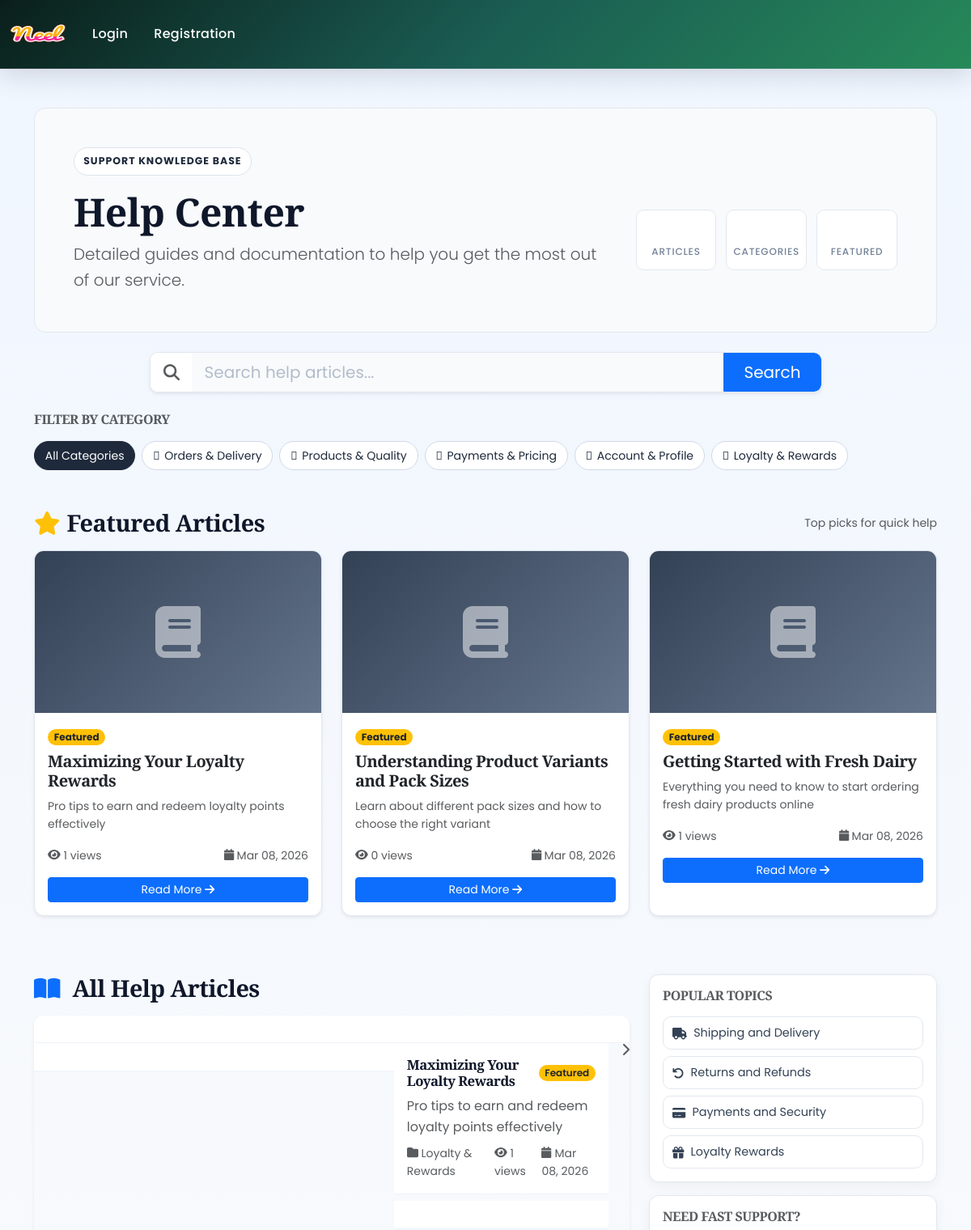
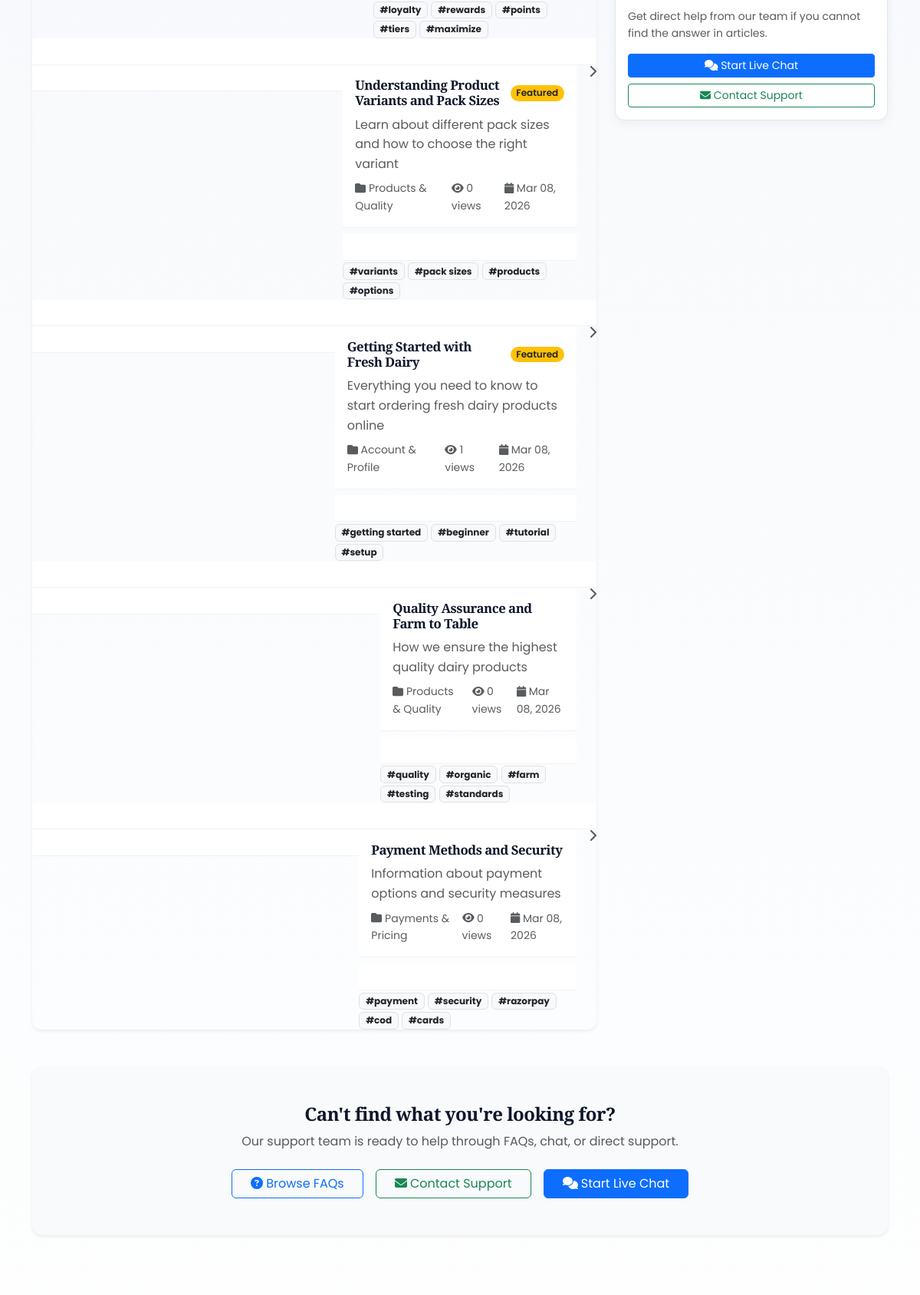
Screenshot of /help/ (upper part) with the database file from the repository (2 pictures, top to bottom).
### app/models.py (models this page shows, shortened)
class FAQCategory(models.Model):
    name = models.CharField(max_length=100)
    slug = models.SlugField(unique=True)
    description = models.TextField(blank=True)
    icon = models.CharField(max_length=50, blank=True, help_text="Font Awesome icon class (e.g., fa-shopping-cart)")
    order = models.PositiveIntegerField(default=0, help_text="Display order (lower numbers first)")
    is_active = models.BooleanField(default=True)
    created_at = models.DateTimeField(auto_now_add=True)
    class Meta:
        verbose_name = "FAQ Category"
        verbose_name_plural = "FAQ Categories"
        ordering = ['order', 'name']

class HelpArticle(models.Model):
    title = models.CharField(max_length=200)
    slug = models.SlugField(unique=True)
    category = models.ForeignKey(FAQCategory, on_delete=models.SET_NULL, null=True, blank=True, related_name='articles')
    content = models.TextField()
    summary = models.CharField(max_length=300, blank=True, help_text="Brief summary for listings")
    author = models.ForeignKey(User, on_delete=models.SET_NULL, null=True, blank=True)
    featured_image = models.ImageField(upload_to='help_articles/', blank=True, null=True)
    tags = models.CharField(max_length=200, blank=True, help_text="Comma-separated tags")
    views = models.PositiveIntegerField(default=0)
    helpful_count = models.PositiveIntegerField(default=0)
    not_helpful_count = models.PositiveIntegerField(default=0)
    is_published = models.BooleanField(default=True)
    is_featured = models.BooleanField(default=False)
    created_at = models.DateTimeField(auto_now_add=True)
    updated_at = models.DateTimeField(auto_now=True)
    class Meta:
        verbose_name = "Help Article"
        verbose_name_plural = "Help Articles"
        ordering = ['-is_featured', '-created_at']
    def get_tags_list(self):
        return [tag.strip() for tag in self.tags.split(',') if tag.strip()]

### app/views.py (the view, shortened to what this page needs)
# urls.py: path('help/', views.help_center, name='help-center'),
def help_center(request):
    search_query = request.GET.get('q', '').strip()
    category_slug = request.GET.get('category', '')
    tag = request.GET.get('tag', '')
    articles = HelpArticle.objects.filter(is_published=True)
    if category_slug:
        articles = articles.filter(category__slug=category_slug)
    if tag:
        articles = articles.filter(tags__icontains=tag)
    featured_articles = None
    if not search_query and not category_slug and not tag:
        featured_articles = HelpArticle.objects.filter(
            is_published=True,
            is_featured=True
        )[:3]
    categories = FAQCategory.objects.filter(is_active=True)
    totalitem = 0
    if request.user.is_authenticated:
        totalitem = len(Cart.objects.filter(user=request.user))
    context = {
        'articles': articles,
        'featured_articles': featured_articles,
        'categories': categories,
        'search_query': search_query,
        'selected_category': category_slug,
        'selected_tag': tag,
        'totalitem': totalitem,
    }
    return render(request, 'app/help_center.html', context)

### app/context_processors.py (called while the page is built)
def cart_item_count(request):
    totalitem = 0
    if request.user.is_authenticated:
        totalitem = Cart.objects.filter(user=request.user).count()
    return {'totalitem': totalitem}

### app/templates/app/help_center.html (shortened to what this page needs)
{% extends 'app/base.html' %}
{% load static %}
{% block main-content %}
<div class="container my-5">
    <div class="help-hero mb-4 p-4 p-md-5">
        <div class="row align-items-center g-4">
            <div class="col-lg-8 text-center text-lg-start">
                <div class="hero-badge mb-3">Support Knowledge Base</div>
                <h1 class="display-5 fw-bold mb-2">Help Center</h1>
                <p class="lead text-muted mb-0">Detailed guides and documentation to help you get the most out of our service.</p>
            </div>
            <div class="col-lg-4">
                <div class="hero-stats">
                    <div class="stat-item">
                        <div class="stat-value">{{ articles.count }}</div>
                        <div class="stat-label">Articles</div>
                    </div>
                    <div class="stat-item">
                        <div class="stat-value">{{ categories|length }}</div>
                        <div class="stat-label">Categories</div>
                    </div>
                    <div class="stat-item">
                        <div class="stat-value">{{ featured_articles|length|default:0 }}</div>
                        <div class="stat-label">Featured</div>
                    </div>
                </div>
            </div>
        </div>
    </div>
    <div class="row justify-content-center mb-4">
        <div class="col-lg-9">
            <form method="get" action="{% url 'help-center' %}">
                <div class="input-group input-group-lg shadow-sm search-wrap">
                    <span class="input-group-text bg-white border-0 ps-3">
                        <i class="fas fa-search text-muted"></i>
                    </span>
                    <input type="text" class="form-control border-0" name="q" placeholder="Search help articles..."
                           value="{{ search_query }}" aria-label="Search help articles">
                    <button class="btn btn-primary px-4" type="submit">
                        Search
                    </button>
                </div>
            </form>
        </div>
    </div>
    {% if categories %}
    <div class="row mb-5">
        <div class="col-12">
            <h6 class="text-uppercase text-muted fw-bold mb-3">Filter by Category</h6>
            <div class="d-flex flex-wrap gap-2 category-chips">
                <a href="{% url 'help-center' %}" class="chip {% if not selected_category %}chip-active{% endif %}">
                    All Categories
                </a>
                {% for category in categories %}
                <a href="{% url 'help-center' %}?category={{ category.slug }}"
                   class="chip {% if selected_category == category.slug %}chip-active{% endif %}">
                    {% if category.icon %}<i class="{{ category.icon }}"></i>{% endif %}
                    {{ category.name }}
                </a>
                {% endfor %}
            </div>
        </div>
    </div>
    {% endif %}
    {% if featured_articles and not search_query %}
    <div class="row mb-5">
        <div class="col-12">
            <div class="section-head d-flex justify-content-between align-items-center mb-3">
                <h3 class="mb-0"><i class="fas fa-star text-warning me-2"></i>Featured Articles</h3>
                <span class="small text-muted">Top picks for quick help</span>
            </div>
            <div class="row">
                {% for article in featured_articles %}
                <div class="col-md-4 mb-4">
                    <div class="card h-100 shadow-sm hover-lift article-card">
                        {% if article.featured_image %}
                        <img src="{{ article.featured_image.url }}" class="card-img-top" alt="{{ article.title }}" style="height: 200px; object-fit: cover;">
                        {% else %}
                        <div class="card-img-top article-placeholder d-flex align-items-center justify-content-center" style="height: 200px;">
                            <i class="fas fa-book fa-4x text-white opacity-50"></i>
                        </div>
                        {% endif %}
                        <div class="card-body">
                            <span class="badge rounded-pill bg-warning text-dark mb-2">Featured</span>
                            <h5 class="card-title mb-2">{{ article.title }}</h5>
                            <p class="card-text text-muted small">
                                {{ article.summary|default:article.content|truncatewords:20 }}
                            </p>
                            <div class="d-flex justify-content-between align-items-center text-muted small mb-3">
                                <span><i class="fas fa-eye"></i> {{ article.views }} views</span>
                                <span><i class="fas fa-calendar"></i> {{ article.created_at|date:"M d, Y" }}</span>
                            </div>
                            <a href="{% url 'help-article-detail' article.slug %}" class="btn btn-primary btn-sm w-100">
                                Read More <i class="fas fa-arrow-right"></i>
                            </a>
                        </div>
                    </div>
                </div>
                {% endfor %}
            </div>
        </div>
    </div>
    {% endif %}
    {% if articles %}
    <div class="row g-4">
        <div class="col-lg-8">
            <h3 class="mb-3"><i class="fas fa-book-open text-primary me-2"></i>
                {% if search_query %}
                    Search Results ({{ articles.count }} articles)
                {% elif selected_category %}
                    Articles in {{ selected_category|title }}
                {% else %}
                    All Help Articles
                {% endif %}
            </h3>
            <div class="list-group shadow-sm article-list-wrap">
                {% for article in articles %}
                <a href="{% url 'help-article-detail' article.slug %}" class="list-group-item list-group-item-action article-item">
                    <div class="d-flex w-100 justify-content-between align-items-start">
                        <div class="flex-grow-1">
                            <div class="d-flex align-items-center mb-2">
                                <h5 class="mb-0">{{ article.title }}</h5>
                                {% if article.is_featured %}
                                <span class="badge rounded-pill bg-warning text-dark ms-2">Featured</span>
                                {% endif %}
                            </div>
                            <p class="mb-2 text-muted">
                                {{ article.summary|default:article.content|truncatewords:30 }}
                            </p>
                            <div class="d-flex gap-3 text-muted small">
                                {% if article.category %}
                                <span><i class="fas fa-folder"></i> {{ article.category.name }}</span>
                                {% endif %}
                                <span><i class="fas fa-eye"></i> {{ article.views }} views</span>
                                <span><i class="fas fa-calendar"></i> {{ article.created_at|date:"M d, Y" }}</span>
                            </div>
                            {% if article.tags %}
                            <div class="mt-2">
                                {% for tag in article.get_tags_list %}
                                <a href="{% url 'help-center' %}?tag={{ tag }}" class="badge bg-light text-dark text-decoration-none border">
                                    #{{ tag }}
                                </a>
                                {% endfor %}
                            </div>
                            {% endif %}
                        </div>
                        <i class="fas fa-chevron-right text-muted ms-3"></i>
                    </div>
                </a>
                {% endfor %}
            </div>
        </div>
        <div class="col-lg-4">
            <div class="side-panel mb-3">
                <h6 class="text-uppercase text-muted fw-bold mb-3">Popular Topics</h6>
                <div class="d-grid gap-2">
                    <a href="{% url 'help-center' %}?q=shipping" class="topic-link"><i class="fas fa-truck"></i> Shipping and Delivery</a>
                    <a href="{% url 'help-center' %}?q=returns" class="topic-link"><i class="fas fa-undo"></i> Returns and Refunds</a>
                    <a href="{% url 'help-center' %}?q=payment" class="topic-link"><i class="fas fa-credit-card"></i> Payments and Security</a>
                    <a href="{% url 'help-center' %}?q=loyalty" class="topic-link"><i class="fas fa-gift"></i> Loyalty Rewards</a>
                </div>
            </div>
            <div class="side-panel">
                <h6 class="text-uppercase text-muted fw-bold mb-3">Need Fast Support?</h6>
                <p class="small text-muted mb-3">Get direct help from our team if you cannot find the answer in articles.</p>
                <div class="d-grid gap-2">
                    <a href="{% url 'live-chat' %}" class="btn btn-primary btn-sm"><i class="fas fa-comments"></i> Start Live Chat</a>
                    <a href="{% url 'contact' %}" class="btn btn-outline-success btn-sm"><i class="fas fa-envelope"></i> Contact Support</a>
                </div>
            </div>
        </div>
    </div>
    {% elif search_query %}
    <div class="alert alert-info text-center shadow-sm border-0">
        <i class="fas fa-info-circle"></i> No articles found for "{{ search_query }}". Try different keywords or browse categories.
    </div>
    {% endif %}
    <div class="row mt-5">
        <div class="col-12">
            <div class="card quick-help-card shadow-sm border-0">
                <div class="card-body text-center py-5">
                    <h4 class="mb-2">Can't find what you're looking for?</h4>
                    <p class="text-muted mb-4">Our support team is ready to help through FAQs, chat, or direct support.</p>
                    <div class="d-flex justify-content-center gap-3 flex-wrap">
                        <a href="{% url 'faq-center' %}" class="btn btn-outline-primary px-4">
                            <i class="fas fa-question-circle"></i> Browse FAQs
                        </a>
                        <a href="{% url 'contact' %}" class="btn btn-outline-success px-4">
                            <i class="fas fa-envelope"></i> Contact Support
                        </a>
                        <a href="{% url 'live-chat' %}" class="btn btn-primary px-4">
                            <i class="fas fa-comments"></i> Start Live Chat
                        </a>
                    </div>
                </div>
            </div>
        </div>
    </div>
</div>
{% endblock main-content %}

### app/templates/app/help_center.html (style rules this page uses)
.help-hero { background: #f8fafc; border: 1px solid #e2e8f0; border-radius: 14px; position: relative; overflow: hidden; }
.help-hero::after { content: none; position: absolute; right: -60px; bottom: -60px; width: 200px; height: 200px; border-radius: 50%; background: rgba(59, 130, 246, 0.08); pointer-events: none; }
.hero-badge { display: inline-block; font-size: 0.78rem; font-weight: 700; text-transform: uppercase; letter-spacing: 0.08em; color: #1e293b; background: #ffffff; border: 1px solid #dbe3ea; padding: 0.4rem 0.7rem; border-radius: 999px; }
.hero-stats { display: grid; grid-template-columns: repeat(3, minmax(0, 1fr)); gap: 0.75rem; }
.stat-item { background: #ffffff; border: 1px solid #e2e8f0; border-radius: 10px; padding: 0.75rem 0.5rem; text-align: center; }
.stat-value { font-size: 1.1rem; font-weight: 700; color: #0f172a; line-height: 1; }
.stat-label { font-size: 0.75rem; color: #64748b; margin-top: 0.25rem; }
.search-wrap { border-radius: 10px; overflow: hidden; border: 1px solid #e2e8f0; background: #fff; }
.category-chips .chip { display: inline-flex; align-items: center; gap: 0.35rem; text-decoration: none; color: #1e293b; border: 1px solid #d1d9e6; border-radius: 999px; padding: 0.38rem 0.8rem; font-size: 0.88rem; transition: all 0.2s ease; background: #fff; }
.category-chips .chip-active { background: #1e293b; border-color: #1e293b; color: #fff; }
.article-card { border: 1px solid #e2e8f0; border-radius: 12px; overflow: hidden; }
.article-placeholder { background: linear-gradient(135deg, #334155 0%, #64748b 100%); }
.article-list-wrap { border-radius: 12px; overflow: hidden; }
.article-item { border: 0; border-bottom: 1px solid #eef2f8; padding-top: 1.05rem; padding-bottom: 1.05rem; background: #ffffff; }
.article-item h5 { font-size: 1.05rem; }
.article-item .badge { font-weight: 600; }
.hover-lift { transition: transform 0.2s ease, box-shadow 0.2s ease; }
.quick-help-card { background: #f8fafc; border-radius: 14px; }
.side-panel { border: 1px solid #e2e8f0; border-radius: 12px; background: #ffffff; padding: 1rem; box-shadow: 0 4px 14px rgba(15, 23, 42, 0.05); }
.topic-link { display: inline-flex; align-items: center; gap: 0.5rem; color: #334155; text-decoration: none; border: 1px solid #e2e8f0; border-radius: 10px; padding: 0.5rem 0.7rem; font-size: 0.9rem; transition: all 0.2s ease; }

### rows the page displays
FAQCategory: name "Orders & Delivery"
FAQCategory: name "Products & Quality"
FAQCategory: name "Payments & Pricing"
FAQCategory: name "Account & Profile"
FAQCategory: name "Loyalty & Rewards"
HelpArticle: title "Maximizing Your Loyalty Rewards", summary "Pro tips to earn and redeem loyalty points effectively", views "1", created_at "Mar 08, 2026", is_featured "Featured", category.name "Loyalty & Rewards", get_tags_list "loyalty" "rewards" "points" "tiers" "maximize"
HelpArticle: title "Understanding Product Variants and Pack Sizes", summary "Learn about different pack sizes and how to choose the right variant", views "0", created_at "Mar 08, 2026", is_featured "Featured", category.name "Products & Quality", get_tags_list "variants" "pack sizes" "products" "options"
HelpArticle: title "Getting Started with Fresh Dairy", summary "Everything you need to know to start ordering fresh dairy products online", views "1", created_at "Mar 08, 2026", is_featured "Featured", category.name "Account & Profile", get_tags_list "getting started" "beginner" "tutorial" "setup"
HelpArticle: title "Quality Assurance and Farm to Table", summary "How we ensure the highest quality dairy products", category.name "Products & Quality", views "0", created_at "Mar 08, 2026", get_tags_list "quality" "organic" "farm" "testing" "standards"
HelpArticle: title "Payment Methods and Security", summary "Information about payment options and security measures", category.name "Payments & Pricing", views "0", created_at "Mar 08, 2026", get_tags_list "payment" "security" "razorpay" "cod" "cards"
